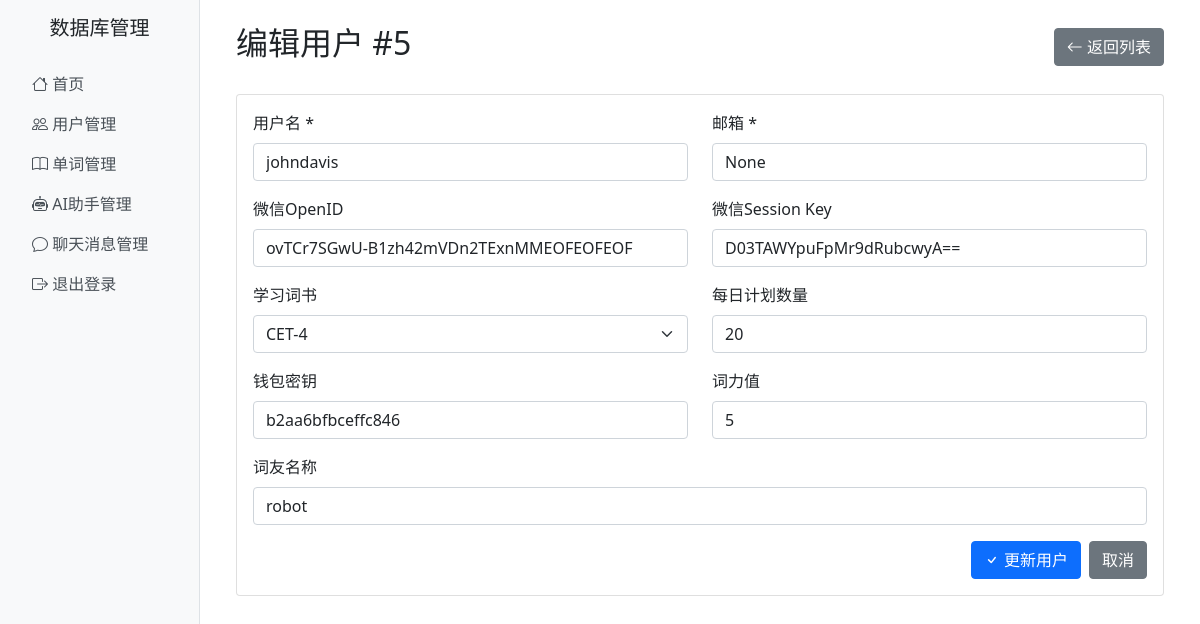
The page /admin/users/5/edit (signed in) on the database its author committed.
### sql_alchemy.py (models this page shows)
class User(db.Model):
    __tablename__ = 'user'
    user_id = db.Column(db.Integer, primary_key=True)
    username = db.Column(db.String(50), unique=True, nullable=False)
    email = db.Column(db.String(100), unique=True, nullable=False)
    avatar_url = db.Column(db.String(255))
    created_at = db.Column(db.DateTime, default=datetime.now())
    updated_at = db.Column(db.DateTime, default=datetime.now(), onupdate=datetime.now())
    wechat_openid = db.Column(db.String(100), unique=True, nullable=False)
    wechat_session_key = db.Column(db.String(100), nullable=False)
    preferred_classification = db.Column(db.String(100), nullable=False) # 当前学习的词书(cet4,cet6,雅思,托福等)
    preferred_plan_daily = db.Column(db.Integer, default=20)
    wallet_key = db.Column(db.String(100), nullable=False, unique=True) # 钱包唯一标识
    word_power_amount = db.Column(db.Integer, nullable=False, default=0) # 词力值
    is_deleted = db.Column(db.Integer, nullable=False, default=0)
    word_friend_name = db.Column(db.String(100), nullable=False, unique=True) # 用户当前选择的词友
    stories = db.relationship('StoryCollection', backref='user')
    word_friend = db.relationship('WordFriend', backref='user')

### views/admin/__init__.py (the view, shortened to what this page needs)
@admin_bp.route('/users/<int:user_id>/edit', methods=['GET', 'POST'])
@login_required
def edit_user(user_id):
    user = User.query.get_or_404(user_id)
    return render_template('admin/users/edit.html', user=user)

### views/admin/__init__.py (called while the page is built)
def login_required(f):
    from functools import wraps
    @wraps(f)
    def decorated_function(*args, **kwargs):
        if 'admin_logged_in' not in session:
            return redirect(url_for('admin.login'))
        return f(*args, **kwargs)
    return decorated_function

### views/admin/templates/admin/users/edit.html (shortened to what this page needs)
{% extends "admin/base.html" %}
{% block content %}
<div class="d-flex justify-content-between align-items-center mb-4">
    <h2>编辑用户 #{{ user.user_id }}</h2>
    <a href="{{ url_for('admin.list_users') }}" class="btn btn-secondary">
        <i class="bi bi-arrow-left"></i> 返回列表
    </a>
</div>
<div class="card">
    <div class="card-body">
        <form method="POST">
            <div class="row">
                <div class="col-md-6 mb-3">
                    <label for="username" class="form-label">用户名 *</label>
                    <input type="text" class="form-control" id="username" name="username" value="{{ user.username }}" required>
                </div>
                <div class="col-md-6 mb-3">
                    <label for="email" class="form-label">邮箱 *</label>
                    <input type="email" class="form-control" id="email" name="email" value="{{ user.email }}" required>
                </div>
            </div>
            <div class="row">
                <div class="col-md-6 mb-3">
                    <label for="wechat_openid" class="form-label">微信OpenID</label>
                    <input type="text" class="form-control" id="wechat_openid" name="wechat_openid" value="{{ user.wechat_openid }}">
                </div>
                <div class="col-md-6 mb-3">
                    <label for="wechat_session_key" class="form-label">微信Session Key</label>
                    <input type="text" class="form-control" id="wechat_session_key" name="wechat_session_key" value="{{ user.wechat_session_key }}">
                </div>
            </div>
            <div class="row">
                <div class="col-md-6 mb-3">
                    <label for="preferred_classification" class="form-label">学习词书</label>
                    <select class="form-select" id="preferred_classification" name="preferred_classification">
                        <option value="cet4" {% if user.preferred_classification == 'cet4' %}selected{% endif %}>CET-4</option>
                    </select>
                </div>
                <div class="col-md-6 mb-3">
                    <label for="preferred_plan_daily" class="form-label">每日计划数量</label>
                    <input type="number" class="form-control" id="preferred_plan_daily" name="preferred_plan_daily" value="{{ user.preferred_plan_daily }}">
                </div>
            </div>
            <div class="row">
                <div class="col-md-6 mb-3">
                    <label for="wallet_key" class="form-label">钱包密钥</label>
                    <input type="text" class="form-control" id="wallet_key" name="wallet_key" value="{{ user.wallet_key }}">
                </div>
                <div class="col-md-6 mb-3">
                    <label for="word_power_amount" class="form-label">词力值</label>
                    <input type="number" class="form-control" id="word_power_amount" name="word_power_amount" value="{{ user.word_power_amount }}">
                </div>
            </div>
            <div class="mb-3">
                <label for="word_friend_name" class="form-label">词友名称</label>
                <input type="text" class="form-control" id="word_friend_name" name="word_friend_name" value="{{ user.word_friend_name }}">
            </div>
            <div class="d-grid gap-2 d-md-flex justify-content-md-end">
                <button type="submit" class="btn btn-primary">
                    <i class="bi bi-check"></i> 更新用户
                </button>
                <a href="{{ url_for('admin.list_users') }}" class="btn btn-secondary">取消</a>
            </div>
        </form>
    </div>
</div>
{% endblock %}

### rows shown on the page
User: user_id "5", username "johndavis", email "None", wechat_openid "ovTCr7SGwU-B1zh42mVDn2TExnMMEOFEOFEOF", wechat_session_key "D03TAWYpuFpMr9dRubcwyA==", preferred_plan_daily "20", wallet_key "b2aa6bfbceffc846", word_power_amount "5", word_friend_name "robot"
